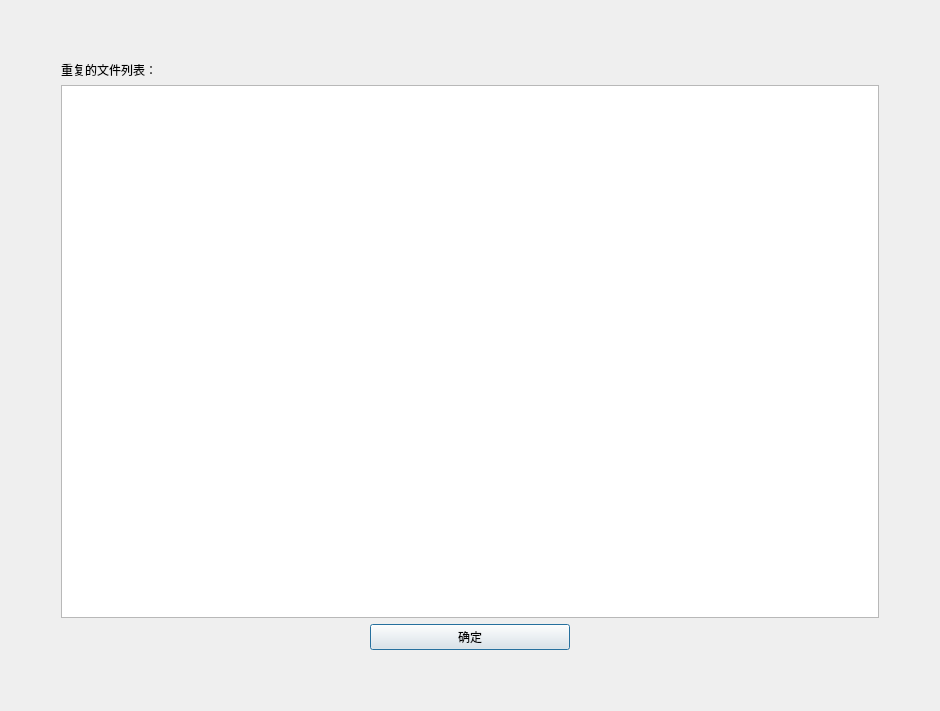
<?xml version="1.0" encoding="UTF-8"?>
<ui version="4.0">
 <class>ShowDupeClass</class>
 <widget class="QDialog" name="ShowDupeClass">
  <property name="geometry">
   <rect>
    <x>0</x>
    <y>0</y>
    <width>940</width>
    <height>711</height>
   </rect>
  </property>
  <property name="windowTitle">
   <string>重复文件扫描结果</string>
  </property>
  <layout class="QGridLayout" name="gridLayout_2">
   <item row="0" column="0">
    <layout class="QGridLayout" name="gridLayout">
     <property name="leftMargin">
      <number>50</number>
     </property>
     <property name="topMargin">
      <number>50</number>
     </property>
     <property name="rightMargin">
      <number>50</number>
     </property>
     <property name="bottomMargin">
      <number>50</number>
     </property>
     <item row="2" column="0">
      <widget class="QLabel" name="label">
       <property name="text">
        <string>重复的文件列表：</string>
       </property>
      </widget>
     </item>
     <item row="4" column="0">
      <layout class="QHBoxLayout" name="horizontalLayout">
       <item>
        <spacer name="horizontalSpacer">
         <property name="orientation">
          <enum>Qt::Orientation::Horizontal</enum>
         </property>
         <property name="sizeHint" stdset="0">
          <size>
           <width>40</width>
           <height>20</height>
          </size>
         </property>
        </spacer>
       </item>
       <item>
        <widget class="QPushButton" name="pushButton">
         <property name="minimumSize">
          <size>
           <width>200</width>
           <height>0</height>
          </size>
         </property>
         <property name="text">
          <string>确定</string>
         </property>
        </widget>
       </item>
       <item>
        <spacer name="horizontalSpacer_2">
         <property name="orientation">
          <enum>Qt::Orientation::Horizontal</enum>
         </property>
         <property name="sizeHint" stdset="0">
          <size>
           <width>40</width>
           <height>20</height>
          </size>
         </property>
        </spacer>
       </item>
      </layout>
     </item>
     <item row="3" column="0">
      <widget class="QListWidget" name="listWidget"/>
     </item>
    </layout>
   </item>
  </layout>
 </widget>
 <layoutdefault spacing="6" margin="11"/>
 <resources/>
 <connections>
  <connection>
   <sender>pushButton</sender>
   <signal>clicked()</signal>
   <receiver>ShowDupeClass</receiver>
   <slot>close()</slot>
   <hints>
    <hint type="sourcelabel">
     <x>469</x>
     <y>639</y>
    </hint>
    <hint type="destinationlabel">
     <x>469</x>
     <y>355</y>
    </hint>
   </hints>
  </connection>
  <connection>
   <sender>pushButton</sender>
   <signal>clicked()</signal>
   <receiver>ShowDupeClass</receiver>
   <slot>deleteLater()</slot>
   <hints>
    <hint type="sourcelabel">
     <x>469</x>
     <y>639</y>
    </hint>
    <hint type="destinationlabel">
     <x>469</x>
     <y>355</y>
    </hint>
   </hints>
  </connection>
 </connections>
</ui>
